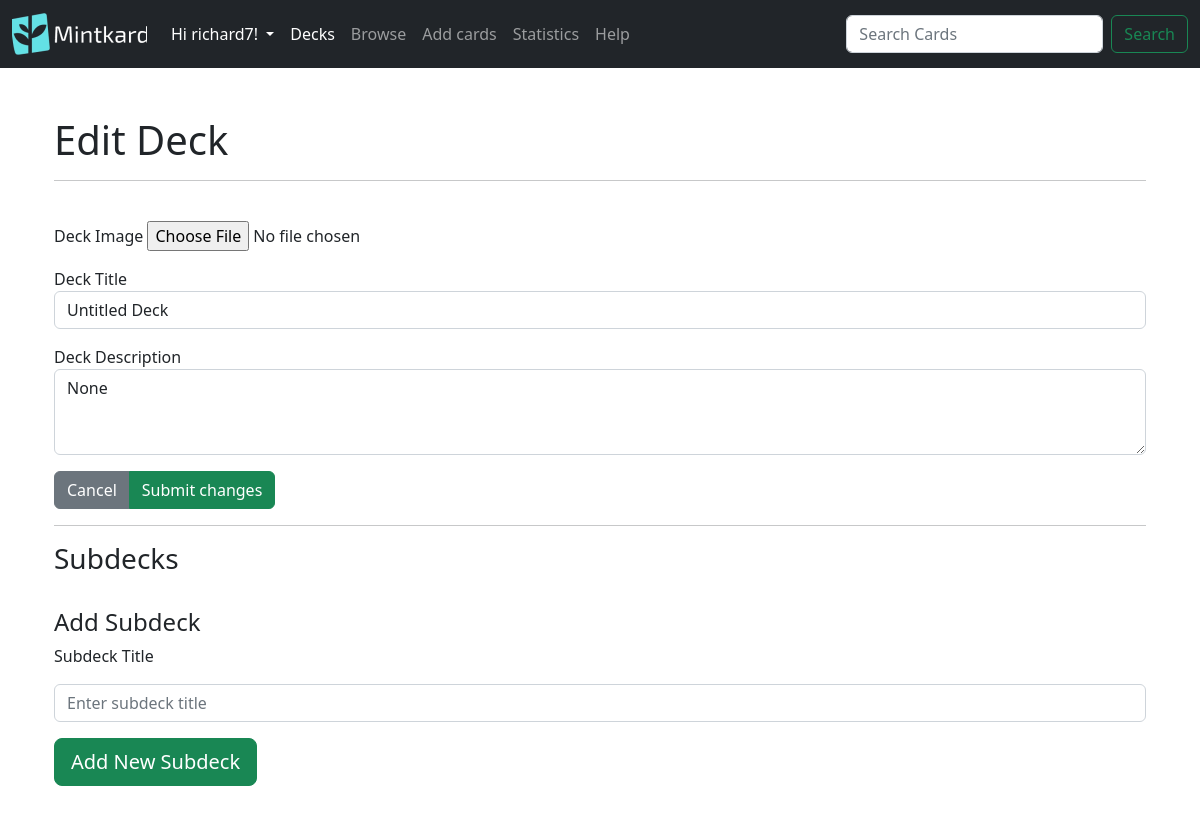
The app's page /decks/edit-deck/54 (signed in) with its own data.
### mintkard/models.py (models this page shows)
class User(db.Model,UserMixin):
    id = db.Column(db.Integer,primary_key= True)
    username = db.Column(db.String(50), unique = True)
    email = db.Column(db.String(300),unique=True)
    password = db.Column(db.String(200))
    decks = db.relationship('Deck',backref = 'user_decks',lazy=True)#stores all the decks that the owner owns, in the parents class

class Deck(db.Model):
    id = db.Column(db.Integer, primary_key=True)
    name = db.Column(db.String(100),nullable=False)
    description = db.Column(db.String(500))
    date = db.Column(db.DateTime(timezone=True),default=func.now())
    image_hash = db.Column(db.String, nullable=True)
    parent_id = db.Column(db.Integer, db.ForeignKey('deck.id'))#This is the foreign key for the parent deck
    children_deck = db.relationship('Deck',backref=db.backref('parent', remote_side=[id]),primaryjoin='Deck.parent_id == Deck.id')#This is the relationship for the child deck, the backref is the parent deck, the primaryjoin is the foreign key for the child deck
    cards = db.relationship('Card',lazy= True,cascade='all, delete-orphan',backref='deck')#cascade will delete all the cards in the deck if its deleted, and its subdecks/child decks (orphan)
    user_id = db.Column(db.Integer, db.ForeignKey('user.id'))

### mintkard/decks.py (the view, shortened to what this page needs)
@login_required
@decks.route('/edit-deck/<int:deck_id>',methods=['GET','POST'])
def edit_deck(deck_id):
    try:
        current_deck = Deck.query.filter_by(id=deck_id,user_id =current_user.id).first()
    except Exception as e:
        flash('Error : {}'.format(e),category='danger')
    if current_deck is None:
        flash('Deck id cannot be found',category='danger')
        return redirect(url_for('decks.decks_route'),code=301)#301 is a permanent redirect
    return render_template("edit_deck.html",deck=current_deck)

### mintkard/decks.py (called while the page is built)
@decks.before_request
@login_required
def before_request():
    try:
        g.fmanager = FlashcardManager(user=current_user.id, app=current_app)
        g.fmanagerstats = FlashcardManagerStats(user=current_user.id, app=current_app)
        g.fmanagerstats_public = FlashcardManagerPublicStats(user=None,app=current_app)#there is no user as it gets the apps average data
    except Exception as e:
        flash('Error inilizing flashcard manager: {}'.format(e),category='danger')

### mintkard/templates/edit_deck.html (shortened to what this page needs)
{% extends 'layout.html' %}
{% block body %}
<div class="container my-5">
  <h1>
    Edit Deck
  </h1>
  <hr>
  <br>
  <form method="post" enctype="multipart/form-data">
    <div class="d-grid gap-3">
      <div class="form-group">
        <label for="deckImage">Deck Image</label>
        <input type="file" name="image" accept="image/*">
      </div>
      <div class="form-group">
        <label for="deckTitle">Deck Title</label>
        <input type="text" class="form-control" name="name" value="{{deck.name}}">
      </div>
      <div class="form-group">
        <label for="deckDescription">Deck Description</label>
        <textarea class="form-control" name="description" rows="3">{{deck.description}}</textarea>
      </div>
    </div>
    <div class="btn-group mt-3">
      <a type="button" class="btn btn-secondary" href="/decks/">Cancel</a>
      <input type="submit" class="btn btn-success" name="submit" value="Submit changes"></input>
    </div>
  </form>
  <hr>
  <h3>Subdecks</h3>
  <br>
  <h4> Add Subdeck</h4>
  <form method="post">
    <div class="form-group d-grid gap-3">
      <label for="subdeck_title">Subdeck Title</label>
      <input type="text" class="form-control" name="subdeck_name" id="subdeck_title" placeholder="Enter subdeck title">
    </div>
    <div class="btn-group mt-3">
      <button type="submit" class="btn btn-success btn-lg" name="add_subdeck" value="add">Add New Subdeck</button>
    </div>
  </form>
</div>
{% endblock %}

### mintkard/templates/layout.html (shortened to what this page needs)
<!DOCTYPE html>
<html lang="en">
<head>
    <link rel="stylesheet" href="https://cdnjs.cloudflare.com/ajax/libs/font-awesome/4.7.0/css/font-awesome.min.css">
</head>
<link href="https://cdn.jsdelivr.net/npm/bootstrap@5.2.3/dist/css/bootstrap.min.css" rel="stylesheet"
>
<body>
    <nav class="navbar navbar-expand-lg navbar-dark bg-dark">
        <div class="container-fluid">
            <a class="navbar-brand" href="/home"><img src="/static/logo.png" alt="Mintkard" width="135" height="42"></a>
            <div class="collapse navbar-collapse" id="navbarSupportedContent">
                <ul class="navbar-nav me-auto mb-2 mb-lg-0">
                    {% if current_user.is_authenticated %}
                    <li class="nav-item dropdown">
                        <a class="nav-link dropdown-toggle" href="#" id="navbarDropdown" role="button" data-bs-toggle="dropdown" aria-expanded="false" style="color:white">
                            Hi {{ current_user.username }}!
                        </a>
                    </li>
                    <li class="nav-item">
                        <a class="nav-link active" aria-current="page" href="/decks/">Decks</a>
                    </li>
                    <li class="nav-item">
                        <a class="nav-link" href="/decks/browse">Browse</a>
                    </li>
                    <li class="nav-item">
                        <a class="nav-link" href="/decks/create">Add cards</a>
                    </li>
                    <li class="nav-item">
                        <a class="nav-link" href="/decks/stats">Statistics</a>
                    </li>
                    <li class="nav-item">
                        <a class="nav-link" href="/decks/help">Help</a>
                    </li>
                    {% endif %}
                </ul>
                <form  action ="{{url_for('decks.browse')}}" class="d-flex">
                    <input class="form-control me-2" name ="search" type="search" placeholder="Search Cards" aria-label="Search">
                    <button class="btn btn-outline-success" type="submit">Search</button>
                </form>
            </div>
        </div>
    </nav>
    <div class="container mt-5">
    {% block body %}{% endblock %}
    </div>
</body>
</html>

### records on screen
User: username "richard7"
Deck: name "Untitled Deck", description "None"
